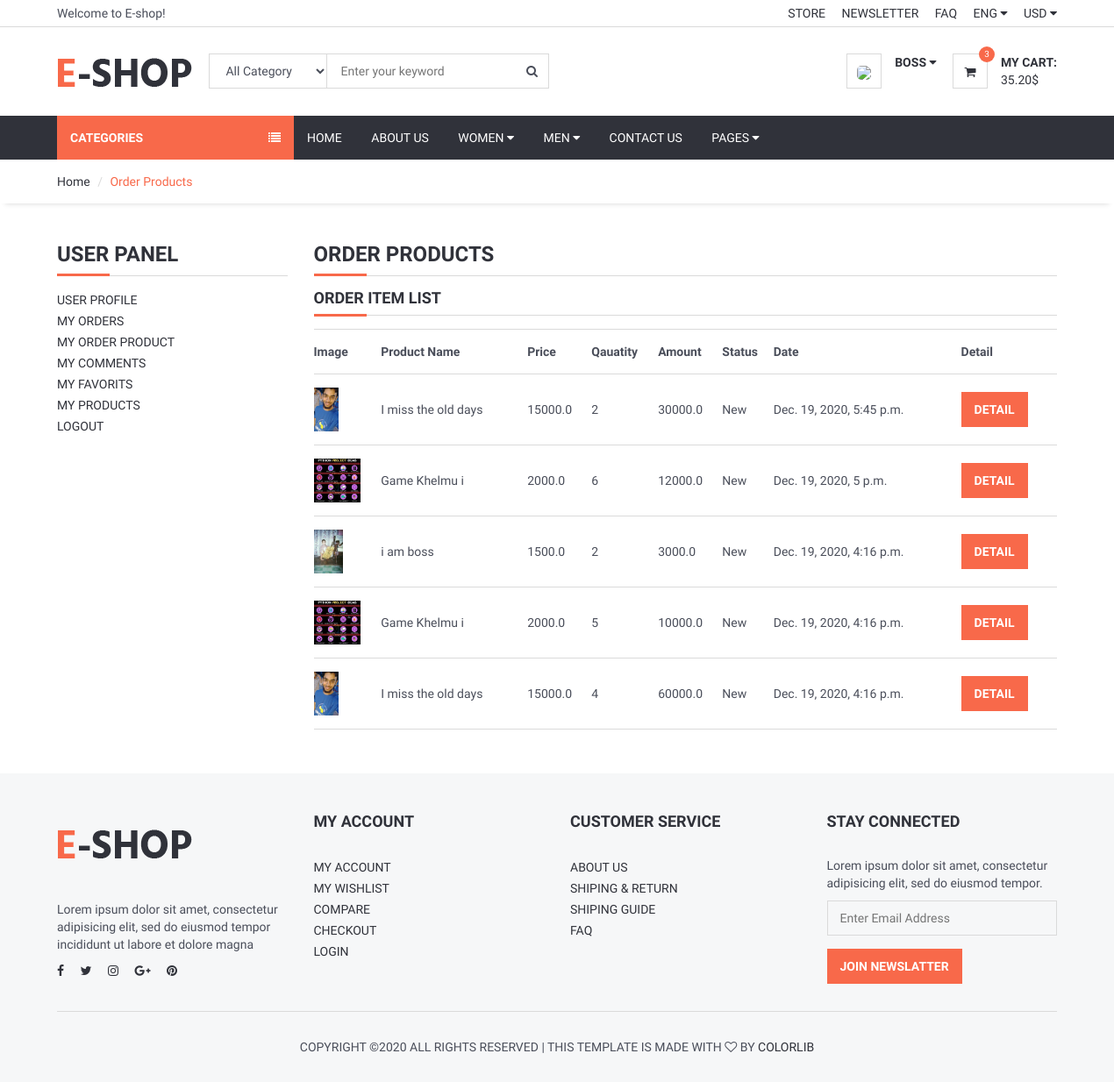
/user/orders_product/ (signed in), run on an earlier commit of the app's database.
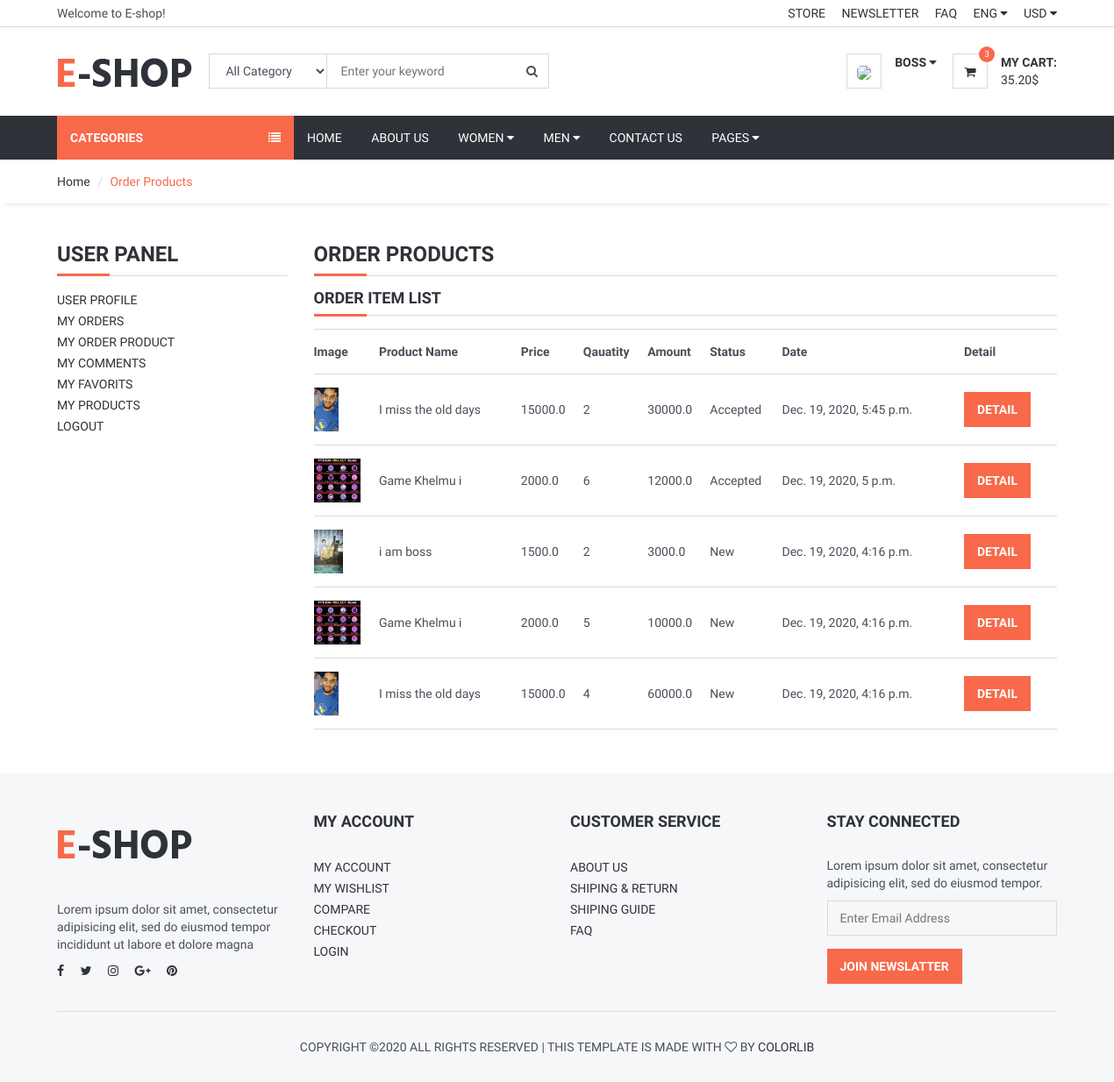
And on a later commit of the database.
### order/models.py (models this page shows, shortened)
class OrderProduct(models.Model):
    STATUS = (
        ('New', 'New'),
        ('Accepted', 'Accepted'),
        ('Canceled', 'Canceled'),
    )
    order = models.ForeignKey(Order , on_delete=models.CASCADE)
    user = models.ForeignKey(User, on_delete=models.CASCADE)
    product = models.ForeignKey(Product, on_delete=models.CASCADE)
    quantity = models.IntegerField()
    price = models.FloatField()
    amount = models.FloatField()
    status = models.CharField(max_length=10, choices=STATUS, default='New')
    create_at=models.DateTimeField(auto_now_add=True)
    update_at=models.DateTimeField(auto_now=True)

### product/models.py (models this page shows, shortened)
class Product(models.Model):
    STATUS = (
        ('True', 'True'),
        ('False', 'False'),
    )
    title = models.CharField(max_length=150)
    keywords = models.CharField(max_length=200)
    category = models.ForeignKey(Category , on_delete=models.CASCADE)
    description = models.TextField()
    image = models.ImageField(upload_to='product_image/')
    price = models.DecimalField(max_digits=12, decimal_places=2)
    amount = models.IntegerField()
    minamount=models.IntegerField()
    detail = RichTextUploadingField()
    slug = models.SlugField(null=False, unique=True)
    status = models.CharField(max_length=5,choices=STATUS)
    create_at = models.DateTimeField(auto_now_add=True)
    update_at = models.DateTimeField(auto_now=True)
    def image_tag(self):
        return mark_safe('<img src="{}" height="50"/>'.format(self.image.url))
    image_tag.short_description = 'Image'

### user/views.py (the view)
# urls.py: path('orders_product/', user_orders_product, name='user_orders_product'),
@login_required
def user_orders_product(request):
    category = Category.objects.all()
    current_user = request.user
    order_product = OrderProduct.objects.filter(user_id=current_user.id).order_by('-id')
    context = {'category': category, 'order_product': order_product}
    return render(request, 'user_orders_product.html', context)

### user/templates/user_orders_product.html (shortened to what this page needs)
{% extends 'homebase.html' %}
{% block sidebar %} {% include 'sidebar.html' %} {% endblock %}
{% block body %}
	<div id="breadcrumb">
		<div class="container">
			<ul class="breadcrumb">
                <li><a href="{% url 'index' %}">Home</a></li>
                <li class="active">Order Products</li>
			</ul>
		</div>
	</div>
	<div class="section">
		<div class="container">
			<div class="row">
				<div class="col-md-3">
                   {% include "user_panel.html" %}
                </div>
				<div class="col-md-9">
					<div class="order-summary clearfix">
						<div class="section-title">
							<h3 class="title">Order Products</h3>
                        </div>
                        <div class="section-title">
                            <h4 class="title">Order Item List</h4>
                        </div>
                        <table class="shopping-cart-table table">
                            <tr>
                                <th class="text-left">Image </th>
                                <th class="text-left">Product Name </th>
                                <th class="text-left">Price </th>
                                <th class="text-left">Qauatity </th>
                                <th class="text-left">Amount </th>
                                <th class="text-left">Status </th>
                                <th class="text-left">Date </th>
                                <th class="text-left">Detail </th>
                            </tr>
                            {% for item in order_product %}
                                <tr>
                                    <td class="text-left">
                                        <a href="/product/{{ item.product_id }}/{{ item.product.slug }}">
                                            <img src="{{item.product.image.url}}" alt="" style="height: 50px">
                                        </a>
                                    </td>
                                    <td class="text-left">{{ item.product.title}}</td>
                                    <td class="text-left">{{ item.price}} </td>
                                    <td class="text-left">{{ item.quantity}} </td>
                                    <td class="text-left">{{ item.amount}} </td>
                                    <td class="text-left">{{ item.status}} </td>
                                    <td class="text-left">{{ item.create_at}} </td>
                                    <td class="text-left"><a class="primary-btn" href="{% url 'user_order_product_details' item.id item.order.id %}"> Detail </a></td>
                                </tr>
                            {% endfor %}
                        </table>
					</div>
				</div>
			</div>
		</div>
	</div>
{% endblock  %}

What changed in the data, as far as the page shows it:
changed OrderProduct "Dec. 19, 2020, 5:45 p.m.": status "New" → "Accepted"
changed OrderProduct "Dec. 19, 2020, 5 p.m.": status "New" → "Accepted"
